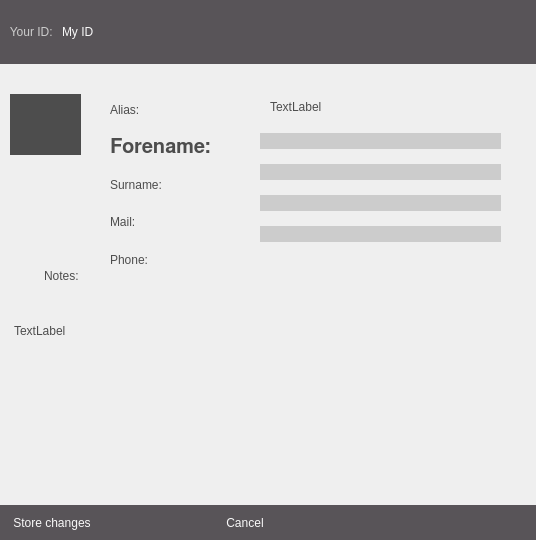
<?xml version="1.0" encoding="UTF-8"?>
<ui version="4.0">
 <class>QblDesktopAddressbookContent</class>
 <widget class="QWidget" name="QblDesktopAddressbookContent">
  <property name="geometry">
   <rect>
    <x>0</x>
    <y>0</y>
    <width>536</width>
    <height>540</height>
   </rect>
  </property>
  <property name="windowTitle">
   <string>Form</string>
  </property>
  <property name="autoFillBackground">
   <bool>false</bool>
  </property>
  <property name="styleSheet">
   <string notr="true">#frContentTopBox, #frContentBottomBox {
	background-color: rgb(88,84,88);
}

#btStoreChanges, #btCancel {
	color: rgb(249, 249, 249);
	background-color: rgb(88,84,88);
}

#lbMyID {
	color: rgb(249, 249, 249);
	font: 75 italic 30pt &quot;FreeSans&quot;;
    /*padding: 28px auto 0px 0px;*/
}

#lbKnowsYouAs {
	color: rgb(204, 204, 204);	
	font: 75 400 30pt &quot;FreeSans&quot;;
/*    padding: 28px 0px;*/
}

#lbImage {
	background-color: rgb(77, 77, 77);
}

QLabel {
	color: rgb(77, 77, 77);
	font: 75 bold 15pt &quot;FreeSans&quot;;
}

QLineEdit {
	color: rgb(77, 77, 77);
	font: 75 bold 15pt &quot;FreeSans&quot;;
	border : 0px;
	background-color: rgb(204, 204, 204);
}

QLineEdit:focus {
	background-color: rgb(249, 249, 249);
}

QTextEdit {
	color: rgb(77, 77, 77);
	font: 75 bold 15pt &quot;FreeSans&quot;;
	border : 0px;
	background-color: rgb(204, 204, 204);
}

QTextEdit:focus {
	background-color: rgb(249, 249, 249);
}

#lbSure {
	color: rgb(77, 77, 77);
	font: 75 bold 15pt &quot;FreeSans&quot;;
}

#lbAliasField {
	color: rgb(0, 0, 0);
	font: 75 bold 15pt &quot;FreeSans&quot;;
}

#saContacts {
	background-color: rgb(249, 249, 249);
}

#wgBottom {
	background-color: rgb(204, 204, 204);
}

#btEmoticons {
	font: 75 10pt &quot;FreeSans&quot;;
}

#btSendFile {
	font: 75 10pt &quot;FreeSans&quot;;
}

#btSend
{
	background-color: rgb(77, 77, 77);
	border: 0px;
	color: rgb(249, 249, 249);
	font: 75 20pt &quot;FreeSans&quot;;

}</string>
  </property>
  <widget class="QScrollArea" name="saContact">
   <property name="geometry">
    <rect>
     <x>0</x>
     <y>64</y>
     <width>536</width>
     <height>441</height>
    </rect>
   </property>
   <property name="frameShape">
    <enum>QFrame::NoFrame</enum>
   </property>
   <property name="frameShadow">
    <enum>QFrame::Plain</enum>
   </property>
   <property name="widgetResizable">
    <bool>true</bool>
   </property>
   <widget class="QWidget" name="scrollAreaWidgetContents">
    <property name="geometry">
     <rect>
      <x>0</x>
      <y>0</y>
      <width>536</width>
      <height>441</height>
     </rect>
    </property>
    <widget class="QLabel" name="lbImage">
     <property name="geometry">
      <rect>
       <x>10</x>
       <y>30</y>
       <width>71</width>
       <height>61</height>
      </rect>
     </property>
     <property name="text">
      <string/>
     </property>
     <property name="pixmap">
      <pixmap resource="../qabel-client.qrc">:/images/user.png</pixmap>
     </property>
     <property name="alignment">
      <set>Qt::AlignCenter</set>
     </property>
    </widget>
    <widget class="QStackedWidget" name="stackedWidgetContactData">
     <property name="geometry">
      <rect>
       <x>260</x>
       <y>60</y>
       <width>251</width>
       <height>171</height>
      </rect>
     </property>
     <property name="font">
      <font>
       <kerning>true</kerning>
      </font>
     </property>
     <property name="currentIndex">
      <number>1</number>
     </property>
     <widget class="QWidget" name="pageShowContactData">
      <widget class="QWidget" name="layoutWidget1">
       <property name="geometry">
        <rect>
         <x>0</x>
         <y>50</y>
         <width>251</width>
         <height>121</height>
        </rect>
       </property>
       <layout class="QVBoxLayout" name="verticalLayout_2">
        <property name="leftMargin">
         <number>3</number>
        </property>
        <item>
         <widget class="QLabel" name="lbForenameContent">
          <property name="text">
           <string>TextLabel</string>
          </property>
         </widget>
        </item>
        <item>
         <widget class="QLabel" name="lbSurnameContent">
          <property name="text">
           <string>TextLabel</string>
          </property>
         </widget>
        </item>
        <item>
         <widget class="QLabel" name="lbMailContent">
          <property name="text">
           <string>TextLabel</string>
          </property>
         </widget>
        </item>
        <item>
         <widget class="QLabel" name="lbPhoneContent">
          <property name="text">
           <string>TextLabel</string>
          </property>
         </widget>
        </item>
       </layout>
      </widget>
     </widget>
     <widget class="QWidget" name="pageEditContactData">
      <widget class="QWidget" name="layoutWidget2">
       <property name="geometry">
        <rect>
         <x>0</x>
         <y>0</y>
         <width>241</width>
         <height>131</height>
        </rect>
       </property>
       <layout class="QVBoxLayout" name="verticalLayout_3">
        <item>
         <widget class="QLineEdit" name="leForename"/>
        </item>
        <item>
         <widget class="QLineEdit" name="leSurname"/>
        </item>
        <item>
         <widget class="QLineEdit" name="leMail"/>
        </item>
        <item>
         <widget class="QLineEdit" name="lePhone"/>
        </item>
       </layout>
      </widget>
     </widget>
    </widget>
    <widget class="QLabel" name="lbNotes">
     <property name="geometry">
      <rect>
       <x>44</x>
       <y>200</y>
       <width>81</width>
       <height>24</height>
      </rect>
     </property>
     <property name="text">
      <string>Notes:</string>
     </property>
    </widget>
    <widget class="QStackedWidget" name="stackedWidgetContactNotes">
     <property name="geometry">
      <rect>
       <x>10</x>
       <y>250</y>
       <width>491</width>
       <height>161</height>
      </rect>
     </property>
     <property name="currentIndex">
      <number>0</number>
     </property>
     <widget class="QWidget" name="pageShowContactNotes">
      <widget class="QLabel" name="lbNotesContent">
       <property name="geometry">
        <rect>
         <x>4</x>
         <y>10</y>
         <width>611</width>
         <height>81</height>
        </rect>
       </property>
       <property name="text">
        <string>TextLabel</string>
       </property>
       <property name="alignment">
        <set>Qt::AlignLeading|Qt::AlignLeft|Qt::AlignTop</set>
       </property>
       <property name="wordWrap">
        <bool>true</bool>
       </property>
      </widget>
     </widget>
     <widget class="QWidget" name="pageEditContactNotes">
      <widget class="QTextEdit" name="teNotes">
       <property name="geometry">
        <rect>
         <x>0</x>
         <y>10</y>
         <width>611</width>
         <height>151</height>
        </rect>
       </property>
      </widget>
     </widget>
    </widget>
    <widget class="QWidget" name="layoutWidget3">
     <property name="geometry">
      <rect>
       <x>110</x>
       <y>30</y>
       <width>139</width>
       <height>181</height>
      </rect>
     </property>
     <layout class="QVBoxLayout" name="verticalLayout">
      <item>
       <widget class="QLabel" name="lbAlias">
        <property name="text">
         <string>Alias:</string>
        </property>
       </widget>
      </item>
      <item>
       <widget class="QLabel" name="lbForename">
        <property name="font">
         <font>
          <family>FreeSans</family>
          <pointsize>15</pointsize>
          <weight>75</weight>
          <italic>false</italic>
          <bold>true</bold>
         </font>
        </property>
        <property name="text">
         <string>Forename:</string>
        </property>
       </widget>
      </item>
      <item>
       <widget class="QLabel" name="lbSurname">
        <property name="text">
         <string>Surname:</string>
        </property>
       </widget>
      </item>
      <item>
       <widget class="QLabel" name="lbMail">
        <property name="text">
         <string>Mail:</string>
        </property>
       </widget>
      </item>
      <item>
       <widget class="QLabel" name="lbPhone">
        <property name="text">
         <string>Phone:</string>
        </property>
       </widget>
      </item>
     </layout>
    </widget>
    <widget class="QLabel" name="lbAliasContent">
     <property name="geometry">
      <rect>
       <x>270</x>
       <y>30</y>
       <width>247</width>
       <height>25</height>
      </rect>
     </property>
     <property name="text">
      <string>TextLabel</string>
     </property>
    </widget>
    <zorder>lbImage</zorder>
    <zorder>stackedWidgetContactData</zorder>
    <zorder>lbNotes</zorder>
    <zorder>stackedWidgetContactNotes</zorder>
    <zorder>lbAliasContent</zorder>
   </widget>
  </widget>
  <widget class="QFrame" name="frContentTopBox">
   <property name="geometry">
    <rect>
     <x>0</x>
     <y>0</y>
     <width>536</width>
     <height>64</height>
    </rect>
   </property>
   <layout class="QHBoxLayout" name="horizontalLayout_5">
    <item>
     <widget class="QLabel" name="lbKnowsYouAs">
      <property name="text">
       <string>Your ID: </string>
      </property>
      <property name="alignment">
       <set>Qt::AlignRight|Qt::AlignTrailing|Qt::AlignVCenter</set>
      </property>
      <property name="margin">
       <number>0</number>
      </property>
     </widget>
    </item>
    <item>
     <widget class="QLabel" name="lbMyID">
      <property name="text">
       <string>My ID</string>
      </property>
      <property name="alignment">
       <set>Qt::AlignLeading|Qt::AlignLeft|Qt::AlignVCenter</set>
      </property>
      <property name="margin">
       <number>0</number>
      </property>
     </widget>
    </item>
    <item>
     <spacer name="horizontalSpacer_3">
      <property name="orientation">
       <enum>Qt::Horizontal</enum>
      </property>
      <property name="sizeHint" stdset="0">
       <size>
        <width>40</width>
        <height>20</height>
       </size>
      </property>
     </spacer>
    </item>
    <item>
     <widget class="QPushButton" name="btAddID">
      <property name="text">
       <string/>
      </property>
      <property name="icon">
       <iconset resource="../qabel-client.qrc">
        <normaloff>:/images/id_add.png</normaloff>:/images/id_add.png</iconset>
      </property>
      <property name="iconSize">
       <size>
        <width>48</width>
        <height>48</height>
       </size>
      </property>
      <property name="autoDefault">
       <bool>true</bool>
      </property>
      <property name="flat">
       <bool>true</bool>
      </property>
     </widget>
    </item>
   </layout>
  </widget>
  <widget class="QFrame" name="frContentBottomBox">
   <property name="geometry">
    <rect>
     <x>0</x>
     <y>505</y>
     <width>536</width>
     <height>35</height>
    </rect>
   </property>
   <layout class="QHBoxLayout" name="horizontalLayout_2">
    <item>
     <widget class="QPushButton" name="btStoreChanges">
      <property name="text">
       <string>Store changes</string>
      </property>
      <property name="iconSize">
       <size>
        <width>16</width>
        <height>16</height>
       </size>
      </property>
      <property name="flat">
       <bool>true</bool>
      </property>
     </widget>
    </item>
    <item>
     <spacer name="horizontalSpacer_2">
      <property name="orientation">
       <enum>Qt::Horizontal</enum>
      </property>
      <property name="sizeHint" stdset="0">
       <size>
        <width>40</width>
        <height>20</height>
       </size>
      </property>
     </spacer>
    </item>
    <item>
     <widget class="QPushButton" name="btCancel">
      <property name="text">
       <string>Cancel</string>
      </property>
      <property name="flat">
       <bool>true</bool>
      </property>
     </widget>
    </item>
    <item>
     <spacer name="horizontalSpacer">
      <property name="orientation">
       <enum>Qt::Horizontal</enum>
      </property>
      <property name="sizeHint" stdset="0">
       <size>
        <width>40</width>
        <height>20</height>
       </size>
      </property>
     </spacer>
    </item>
    <item>
     <widget class="QPushButton" name="btEditContact">
      <property name="text">
       <string/>
      </property>
      <property name="icon">
       <iconset resource="../qabel-client.qrc">
        <normaloff>:/images/pencil.png</normaloff>:/images/pencil.png</iconset>
      </property>
      <property name="iconSize">
       <size>
        <width>20</width>
        <height>20</height>
       </size>
      </property>
      <property name="autoDefault">
       <bool>true</bool>
      </property>
      <property name="flat">
       <bool>true</bool>
      </property>
     </widget>
    </item>
    <item>
     <widget class="QPushButton" name="btRemove">
      <property name="text">
       <string/>
      </property>
      <property name="icon">
       <iconset resource="../qabel-client.qrc">
        <normaloff>:/images/trash.png</normaloff>:/images/trash.png</iconset>
      </property>
      <property name="iconSize">
       <size>
        <width>20</width>
        <height>20</height>
       </size>
      </property>
      <property name="autoDefault">
       <bool>true</bool>
      </property>
      <property name="flat">
       <bool>true</bool>
      </property>
     </widget>
    </item>
    <item>
     <widget class="QPushButton" name="btCopyContact">
      <property name="text">
       <string/>
      </property>
      <property name="icon">
       <iconset resource="../qabel-client.qrc">
        <normaloff>:/images/id_copy.png</normaloff>:/images/id_copy.png</iconset>
      </property>
      <property name="iconSize">
       <size>
        <width>20</width>
        <height>20</height>
       </size>
      </property>
      <property name="autoDefault">
       <bool>true</bool>
      </property>
      <property name="flat">
       <bool>true</bool>
      </property>
     </widget>
    </item>
   </layout>
  </widget>
 </widget>
 <resources>
  <include location="../qabel-client.qrc"/>
 </resources>
 <connections/>
</ui>
